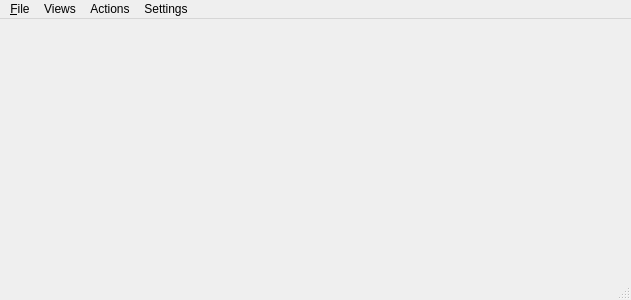
<?xml version="1.0" encoding="UTF-8"?>
<ui version="4.0">
 <class>MainWindow</class>
 <widget class="QMainWindow" name="MainWindow">
  <property name="geometry">
   <rect>
    <x>0</x>
    <y>0</y>
    <width>631</width>
    <height>300</height>
   </rect>
  </property>
  <property name="windowTitle">
   <string>MainWindow</string>
  </property>
  <widget class="QWidget" name="centralWidget"/>
  <widget class="QMenuBar" name="menuBar">
   <property name="geometry">
    <rect>
     <x>0</x>
     <y>0</y>
     <width>631</width>
     <height>22</height>
    </rect>
   </property>
   <widget class="QMenu" name="menuViews">
    <property name="title">
     <string>Views</string>
    </property>
    <widget class="QMenu" name="menuUAV_View">
     <property name="title">
      <string>UAV View</string>
     </property>
    </widget>
    <widget class="QMenu" name="menuUGV_View">
     <property name="title">
      <string>UGV View</string>
     </property>
    </widget>
    <addaction name="menuUAV_View"/>
    <addaction name="menuUGV_View"/>
    <addaction name="separator"/>
   </widget>
   <widget class="QMenu" name="menuActions">
    <property name="title">
     <string>Actions</string>
    </property>
    <addaction name="separator"/>
   </widget>
   <widget class="QMenu" name="menuSettings">
    <property name="title">
     <string>Settings</string>
    </property>
   </widget>
   <widget class="QMenu" name="menu_File">
    <property name="title">
     <string>&amp;File</string>
    </property>
   </widget>
   <addaction name="menu_File"/>
   <addaction name="menuViews"/>
   <addaction name="menuActions"/>
   <addaction name="menuSettings"/>
  </widget>
  <widget class="QStatusBar" name="statusBar"/>
 </widget>
 <layoutdefault spacing="6" margin="11"/>
 <resources/>
 <connections/>
</ui>
